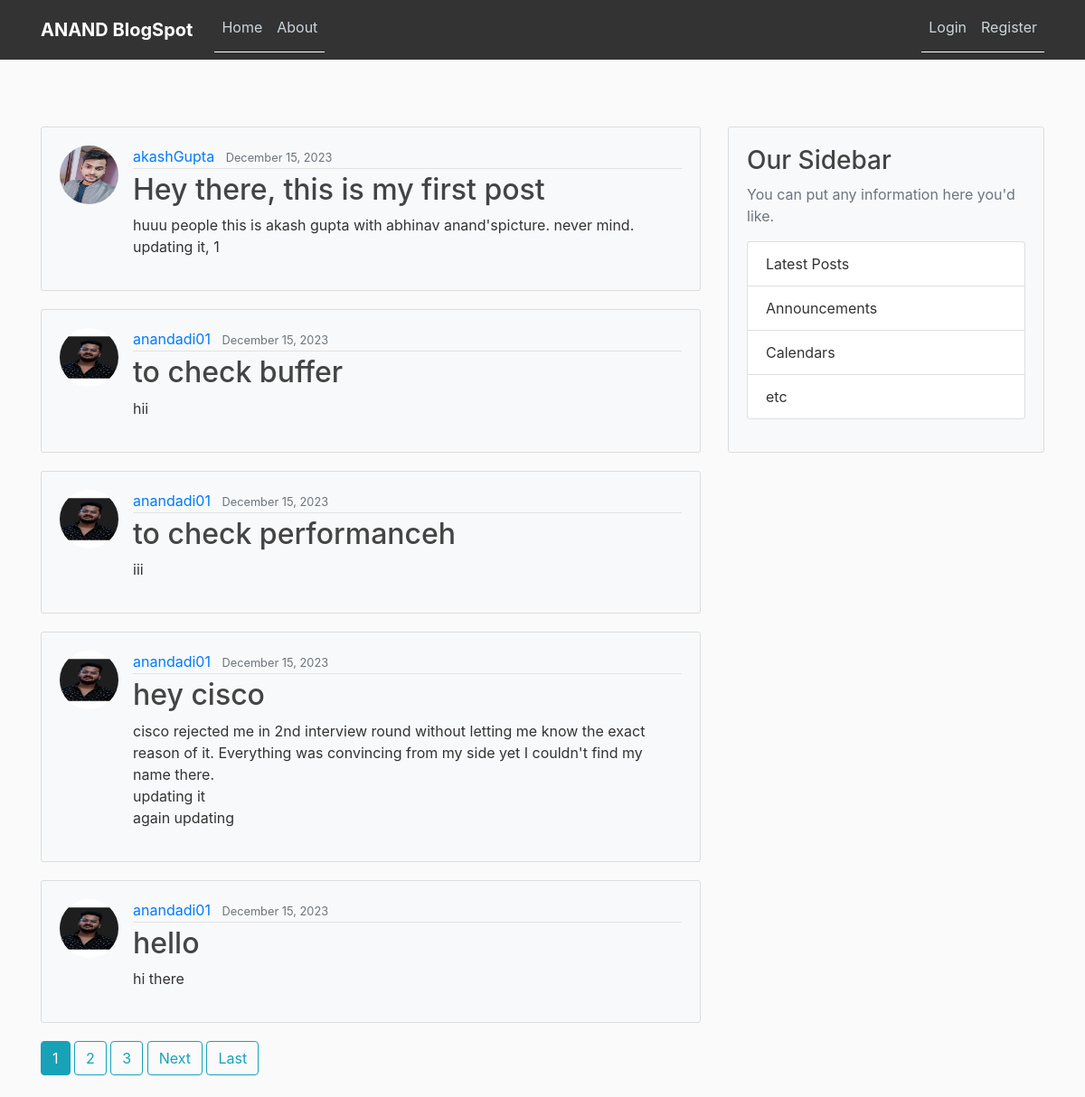
The page / on the database its author committed.
### blog/models.py (models this page shows, shortened)
class Post(models.Model):
	title = models.CharField(max_length=100)
	content = models.TextField()
	date_posted = models.DateTimeField(default=timezone.now)
	author = models.ForeignKey(User, on_delete=models.CASCADE)

### users/models.py (models this page shows, shortened)
class Profile(models.Model):
	user = models.OneToOneField(User, on_delete=models.CASCADE)
	image = models.ImageField(default='default.jpg', upload_to='profile_pics')

### blog/views.py (the view)
# urls.py: path('', PostListView.as_view(), name='blog-home'),
class PostListView(ListView):
	model = Post
	template_name = 'blog/home.html' #<app>/<model>_<viewtype>.html
	context_object_name = 'posts'
	ordering = ['-date_posted']
	paginate_by = 5

### blog/templates/blog/home.html (shortened to what this page needs)
{% extends "blog/base.html" %}
{% block content %}
	{% for post in posts %}
		<article class="media content-section">
			<img class="rounded-circle article-img" src="{{ post.author.profile.image.url }}">
		  <div class="media-body">
		    <div class="article-metadata">
		      <a class="mr-2" href="{% url 'user-posts' post.author.username %}">{{ post.author }}</a>
		      <small class="text-muted">{{ post.date_posted|date:"F d, Y" }}</small>
		    </div>
		    <h2><a class="article-title" href="{% url 'post-detail' post.id %}">{{ post.title }}</a></h2>
		    <p class="article-content">{{ post.content }}</p>
		  </div>
		</article>
	{% endfor %}
	{% if is_paginated %}
		{% for num in page_obj.paginator.page_range %}
			{% if page_obj.number == num %}
				<a class="btn btn-info mb-4" href="?page={{ num }}"> {{ num }} </a>
			{% elif num > page_obj.number|add:'-3' and num < page_obj.number|add:'3' %}
				<a class="btn btn-outline-info mb-4" href="?page={{ num }}"> {{ num }} </a>
			{% endif %}
		{% endfor %}
		{% if page_obj.has_next %}
			<a class="btn btn-outline-info mb-4" href="?page={{ page_obj.next_page_number }}">Next</a>
			<a class="btn btn-outline-info mb-4" href="?page={{ page_obj.paginator.num_pages }}">Last</a>
		{% endif %}
	{% endif %}
{% endblock content %}

### blog/templates/blog/base.html (shortened to what this page needs)
{% load static %}
<!DOCTYPE html>
<html>
<head>
    <link rel="stylesheet" href="https://maxcdn.bootstrapcdn.com/bootstrap/4.0.0/css/bootstrap.min.css">
    <link rel="stylesheet" type="text/css" href="{% static 'blog/main.css' %}">
</head>
<body>
    <header class="site-header">
        <nav class="navbar navbar-expand-md navbar-dark fixed-top">
            <div class="container">
                <a class="navbar-brand mr-4" href="/">ANAND BlogSpot</a>
                <div class="collapse navbar-collapse" id="navbarToggle">
                    <div class="navbar-nav mr-auto">
                        <a class="nav-item nav-link" href="/">Home</a>
                        <a class="nav-item nav-link" href="/about">About</a>
                    </div>
                    <div class="navbar-nav">
                        {% if user.is_authenticated %}
                            <a class="nav-item nav-link" href="{% url 'post-create' %}">New Post</a>
                            <a class="nav-item nav-link" href="{% url 'profile' %}">{{user.username}}</a>
                            <a class="nav-item nav-link" href="{% url 'logout' %}">Logout</a>
                        {% else %}
                            <a class="nav-item nav-link" href="{% url 'login' %}">Login</a>
                            <a class="nav-item nav-link" href="{% url 'register' %}">Register</a>
                        {% endif %}
                    </div>
                </div
            </div>
        </nav>
    </header>
    <main role="main" class="container">
        <div class="row">
            <div class="col-md-8">
                {% block content %}{% endblock %}
            </div>
            <div class="col-md-4">
                <div class="content-section">
                    <h3>Our Sidebar</h3>
                    <p class="text-muted">You can put any information here you'd like.</p>
                    <ul class="list-group">
                        <li class="list-group-item" href="#">Latest Posts</li>
                        <li class="list-group-item">Announcements</li>
                        <li class="list-group-item">Calendars</li>
                        <li class="list-group-item">etc</li>
                    </ul>
	      </div>
	    </div>
	  </div>
	</main>
</body>
</html>

### blog/static/blog/main.css (style rules this page uses)
body { background: #fafafa; color: #333333; margin-top: 5rem; }
h1, h2, h3, h4, h5, h6 { color: #444444; }
ul { margin: 0; }
.site-header .navbar-nav .nav-link { color: #cbd5db; }
.content-section { background: #ffffff; padding: 10px 20px; border: 1px solid #dddddd; border-radius: 3px; margin-bottom: 20px; }
.article-title { color: #444444; }
.article-content { white-space: pre-line; }
.article-img { height: 65px; width: 65px; margin-right: 16px; }
.article-metadata { padding-bottom: 1px; margin-bottom: 4px; border-bottom: 1px solid #e3e3e3 }

### blog/templates/blog/base.html (style rules this page uses)
body { padding-top: 60px; }
.navbar { background-color: #333; }
.navbar-brand { color: #fff; font-weight: bold; }
.navbar-nav .nav-link { color: #fff; }
.content-section { background-color: #f8f9fa; padding: 20px; margin-bottom: 20px; }
.navbar-nav .nav-item { padding: 0 10px; }
.navbar-nav .nav-link { margin: 0; padding-top: 10px; padding-bottom: 10px; }
.navbar-collapse { justify-content: flex-end; }
.navbar-nav { border-bottom: 1px solid #fff; padding-bottom: 5px; }

### rows shown on the page
Post: author.profile.image (picture), author "akashGupta", date_posted "December 15, 2023", title "Hey there, this is my first post", content "huuu people this is akash gupta with abhinav anand'spicture. never mind. updating it, 1"
Post: author.profile.image (picture), author "anandadi01", date_posted "December 15, 2023", title "to check buffer", content "hii"
Post: author.profile.image (picture), author "anandadi01", date_posted "December 15, 2023", title "to check performanceh", content "iii"
Post: author.profile.image (picture), author "anandadi01", date_posted "December 15, 2023", title "hey cisco", content "cisco rejected me in 2nd interview round without letting me know the exact reason of it. Everything was convincing from my side yet I couldn't find my name there. updating it again updating"
Post: author.profile.image (picture), author "anandadi01", date_posted "December 15, 2023", title "hello", content "hi there"

### other values the page prints
{{ num }} "1"
{{ num }} "2" "3"
